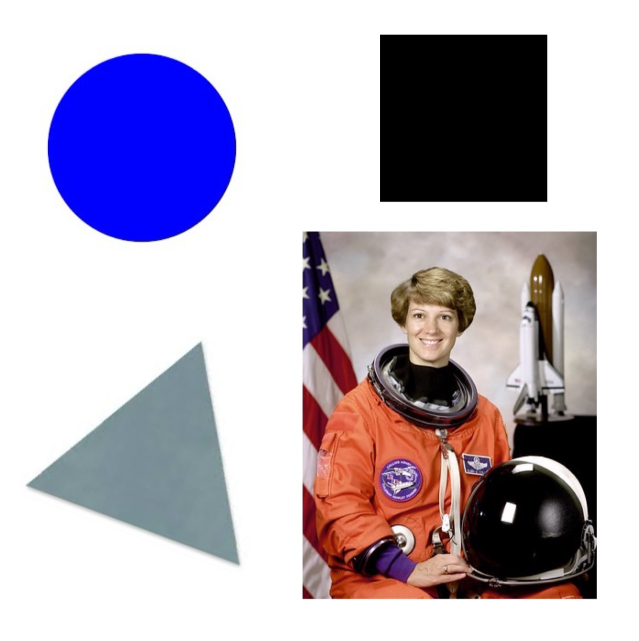
#> input picture sample-images/image1.jpg, 1277 x 1281 px, found by its file name (shown at 1/2 size)
$ python image-pyramid.py
#> lines starting #> are read from the running program, lines starting #| are printed output that depends on the picture
import numpy as np
import cv2 as cv
import matplotlib.pyplot as plt
import scipy.signal
import os

input_path = 'sample-images/'
output_path = 'image-processing/filters/'

# Read and resize the image
img = cv.imread(os.path.join(input_path, 'image1.jpg'), cv.IMREAD_COLOR)
#> img is the input picture: shape (1281, 1277, 3); mean B, G, R 189.1, 173.7, 181.9
img = cv.resize(img, (750, 750))
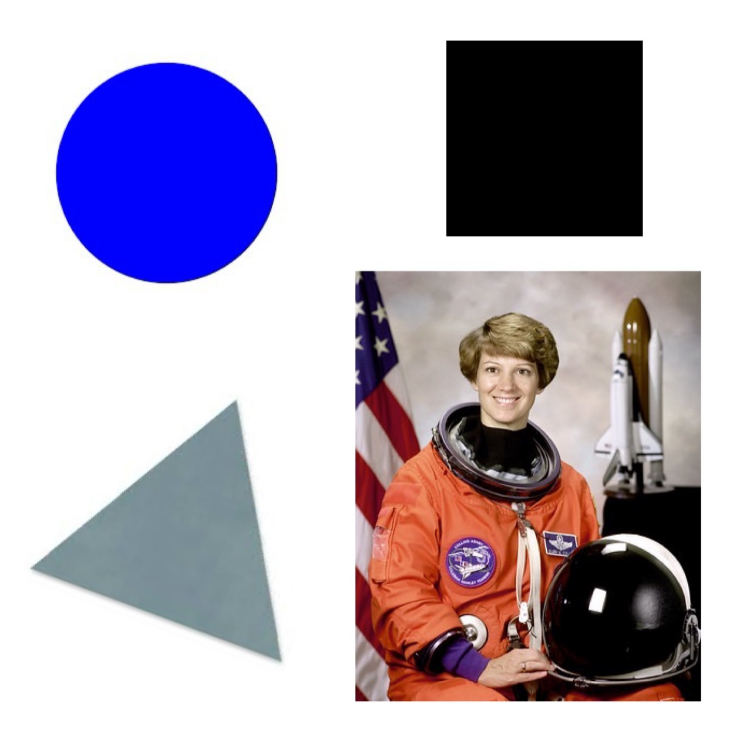
#> img: shape (750, 750, 3); mean B, G, R 189, 173.7, 181.9

# Downsampling function
def downsampling(large_img):
    small_to_large_image_size_ratio = 0.5
    small_img = cv.resize(large_img,
                          (0,0),
                          fx=small_to_large_image_size_ratio,
                          fy=small_to_large_image_size_ratio,
                          interpolation=cv.INTER_NEAREST)
    return small_img

# Get image dimensions
rows, cols, _channels = img.shape
#> rows = 750; cols = 750

# Define the filters and apply them
bilinear_filter = np.ones((3,3), np.float32) / 9
gaussian_filter = scipy.signal.convolve2d(bilinear_filter, bilinear_filter, mode='full')
d_samp1 = cv.filter2D(img, -1, gaussian_filter)
d_samp1 = downsampling(d_samp1)
#> in downsampling, `small_img = cv.resize(large_img, (0,0), fx=small_to_large_image_size_r..`:
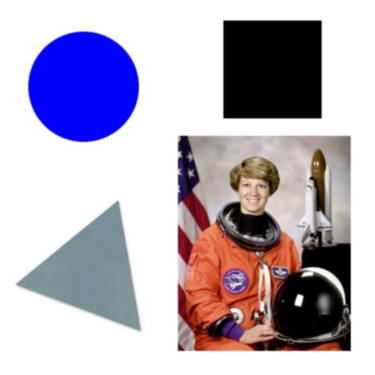
#> small_img: shape (375, 375, 3); mean B, G, R 189, 173.7, 181.9

blur = cv.GaussianBlur(img, (5, 5), 0)
d_samp2 = downsampling(blur)

d_samp3 = cv.pyrDown(img, dstsize=(cols // 2, rows // 2))

# Create a 1x4 subplot to display the images
fig, ax = plt.subplots(1, 4, figsize=(20, 5))

ax[0].imshow(cv.cvtColor(img, cv.COLOR_BGR2RGB))
ax[0].set_title('Original Image')

ax[1].imshow(cv.cvtColor(d_samp1, cv.COLOR_BGR2RGB))
ax[1].set_title('Filtered & Downsampled (Gaussian)')

ax[2].imshow(cv.cvtColor(d_samp2, cv.COLOR_BGR2RGB))
ax[2].set_title('Blurred & Downsampled')

ax[3].imshow(cv.cvtColor(d_samp3, cv.COLOR_BGR2RGB))
ax[3].set_title('PyrDown')

plt.show()
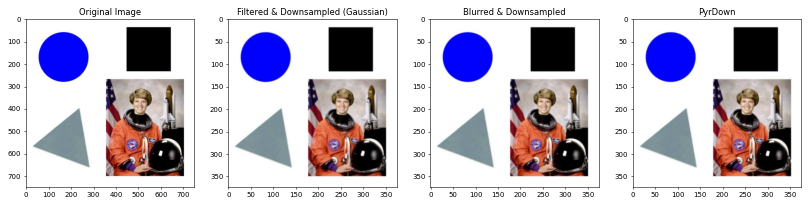
#> figure drawn by matplotlib, 4 panels

$ run again, with sample-images/image2.jpg copied over sample-images/image1.jpg
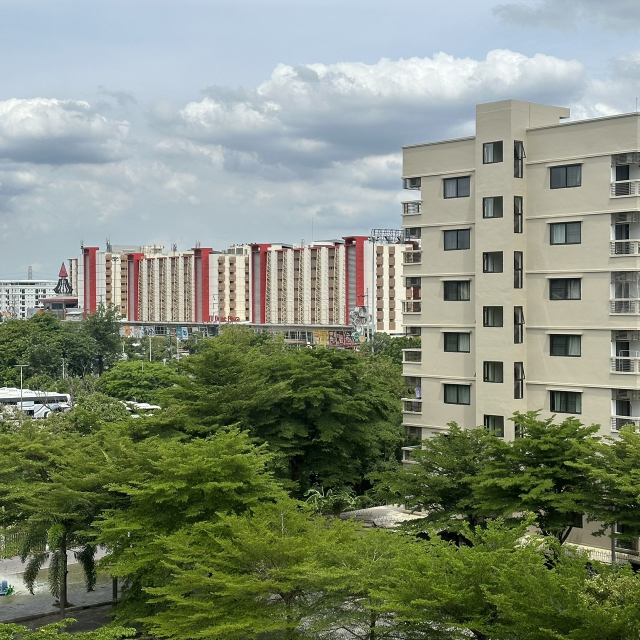
#> input picture sample-images/image2.jpg, 1280 x 1280 px, found by its file name (shown at 1/2 size)
#> img is the input picture: shape (1280, 1280, 3); mean B, G, R 120.2, 139.6, 130.1
#> img: shape (750, 750, 3)
#> in downsampling, `small_img = cv.resize(large_img, (0,0), fx=small_to_large_image_size_r..`:
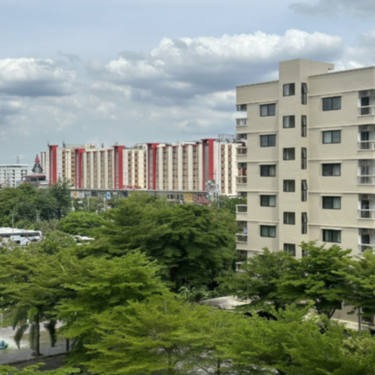
#> small_img: shape (375, 375, 3); mean B, G, R 120.3, 139.6, 130.1
#> `plt.show()`:
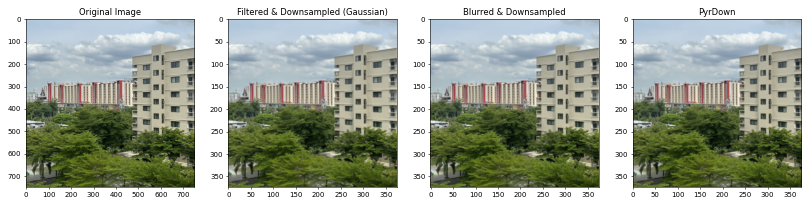
#> figure drawn by matplotlib, 4 panels
